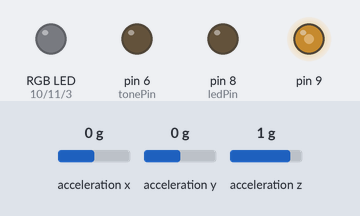
A sketch run on a simulated Arduino Uno, built with avr-gcc and run on an emulated ATmega328P. Shown: an RGB LED mixed from three pins (HIGH = lit), output pins drawn as LEDs (lit = HIGH). Dashed ring = blinking. The test bench sets the inputs (shaded band); at power-on: acceleration x 0 g, acceleration y 0 g, acceleration z 1 g. What the sketch prints to the serial monitor is not drawn.

Above: at 1.2 s.
1.3 s: acceleration x set to -1.2 g
2.8 s: acceleration x set to -1.5 g
At 2.91 s:
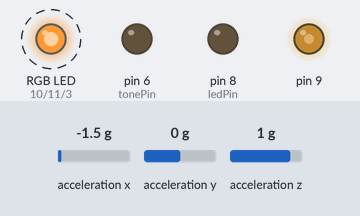
5.8 s: acceleration x set to -0.8 g
At 6.5 s:
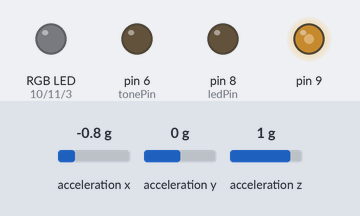
7.3 s: acceleration x set to -1.4 g
At 7.41 s:
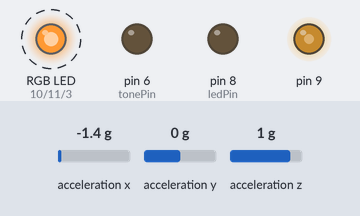
Timing chart, 0 to 11.3 s (numbered marks = the images above; inputs shaded):
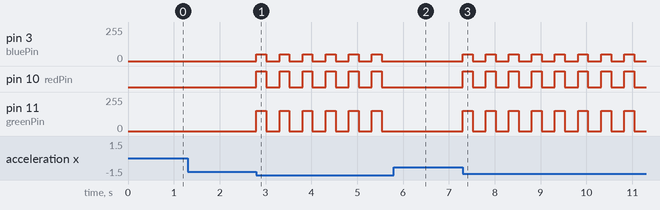

Measured:
- the behaviour switches between -1.3 and -1.4 g on acceleration x (found by bisection; images 0 and 1)
- after the input at 2.8 s, pin 3 (bluePin): alternates 51/255 for 0.22 s and 0/255 for 0.29 s, starting at once; pin 10 (redPin): alternates HIGH for 0.22 s and LOW for 0.29 s, starting at once; pin 11 (greenPin): alternates 153/255 for 0.22 s and 0/255 for 0.29 s, starting at once
- after the input at 5.8 s, pin 3 (bluePin), pin 11 (greenPin): stops changing and stays 0/255; pin 10 (redPin): stops changing and stays LOW
- after the input at 7.3 s, pin 3 (bluePin): alternates 51/255 for 0.22 s and 0/255 for 0.29 s, starting at once; pin 10 (redPin): alternates HIGH for 0.22 s and LOW for 0.29 s, starting at once; pin 11 (greenPin): alternates 153/255 for 0.22 s and 0/255 for 0.29 s, starting at once

The sketch:

busic_arduino.ino
```cpp
#include <Wire.h>
#include <Adafruit_MMA8451.h>
#include <Adafruit_Sensor.h>
#include <TimerOne.h>

#define numNotes 8

int freqMap[numNotes] = {262, 294, 330, 349, 392, 440, 494, 523};

Adafruit_MMA8451 mma = Adafruit_MMA8451();

int tonePin = 6;
int ledPin = 8;
bool heart_on = false;

int melodyFreq[512];

int count = 0;
int curr = 0;

// How long to hold notes
int dur = 75;

long lastDebounceTime = 0;
long debounceDelay = 500;

double accX = 0;
double accY = 0;

// RGB Pin
int redPin = 10;
int greenPin = 11;
int bluePin = 3;
int ledOn = -1;


void generateTone(int freq, int duration, int pin) {
  int period = 1000000/freq; // us
  int duty = period/2;

  int cnt = 0; // millis and micros don't work so well in interrupts...
  while (cnt < duration) {
    digitalWrite(pin, 1);
    delayMicroseconds(duty); // Approximately 10% duty cycle @ 1KHz
    digitalWrite(pin, 0);
    delayMicroseconds(period - duty);
    cnt ++;
    }
}

void setup() {
  Serial.begin(115200);
  // Set up the accelerometer
  if (! mma.begin()) {
    while(1) {
      Serial.println("Couldnt start");
    }
  }
  Serial.println("MMA8451 found!");
  mma.setRange(MMA8451_RANGE_2_G);

  // Set up tones
  pinMode(tonePin, OUTPUT);
  pinMode(ledPin, OUTPUT);

  // Color LED
  pinMode(redPin, OUTPUT);
  pinMode(greenPin, OUTPUT);
  pinMode(bluePin, OUTPUT);

  Timer1.initialize(300000);    //700000, with note duration 150 is slowest
  Timer1.pwm(9, 512);                // setup pwm on pin 9, 50% duty cycle
  Timer1.attachInterrupt(playNote);
}

void playNote() {
  if (heart_on) {
     digitalWrite(ledPin, LOW);
  } else {
     digitalWrite(ledPin, HIGH);
  }
  heart_on = !heart_on;
  if (curr >= count) {
    curr = 0;
  }
  else if (count > 0) {
    generateTone(melodyFreq[curr], dur, tonePin);
    curr++;
  }
}


void loop() {
  if (ledOn > 0) {
    ledOn--;
  } else if (ledOn == 0) {
    setColor(0,0,0);
    ledOn--;
  }
  mma.read();
  sensors_event_t event;
  mma.getEvent(&event);
  accX = event.acceleration.x;
  Serial.println(accX);
  if ((accX < -13) && ((millis() - lastDebounceTime) > debounceDelay)) {
    lastDebounceTime = millis();
    Serial.println("pulled");
    melodyFreq[count] = freqMap[int(-accX*100)%numNotes];
    count++;
    setColor(255,153,51);
    ledOn = 70;
  }

  accY = event.acceleration.y;
//   Serial.println(accY);
  // The slowest timer interrupt period is 700000, with a note duration of 150.
  if (round(7 - abs(accY)) > 3) {
    Timer1.initialize((100000 * round(7 - abs(accY))));
    dur = int(150 * (7 - abs(accY))/7);
  } else { // Fastest possible time
    Timer1.initialize(300000);
    dur = 75;
  }

  delayMicroseconds(1000);
}

void setColor(int red, int green, int blue)
{
  #ifdef COMMON_ANODE
    red = 255 - red;
    green = 255 - green;
    blue = 255 - blue;
  #endif
  analogWrite(redPin, red);
  analogWrite(greenPin, green);
  analogWrite(bluePin, blue);
}
```
